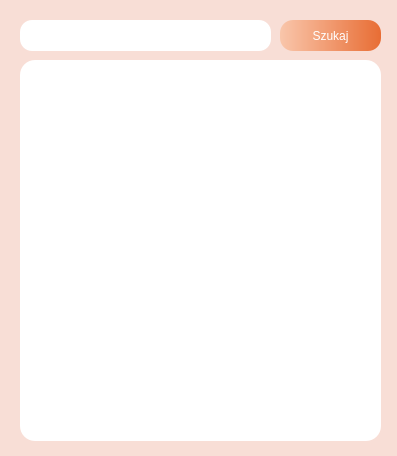
<?xml version="1.0" encoding="UTF-8"?>
<ui version="4.0">
 <class>MainWindow</class>
 <widget class="QMainWindow" name="MainWindow">
  <property name="geometry">
   <rect>
    <x>0</x>
    <y>0</y>
    <width>397</width>
    <height>456</height>
   </rect>
  </property>
  <property name="windowTitle">
   <string>Szukaj znajomych</string>
  </property>
  <property name="styleSheet">
   <string notr="true">#MainWindow{
background-color: rgb(248, 222, 214);
}
#centralwidget{
background-color: rgb(248, 222, 214);
}
#button_search{
background-color: qlineargradient(spread:pad, x1:0, y1:0, x2:1, y2:0, stop:0 rgba(249, 198, 171, 255), stop:1 rgba(232, 109, 52, 255));
border-radius: 13px;
font: bold 11pt &quot;Routed Gothic&quot;;
color: white
}
#button_search:hover {
background-color: qlineargradient(spread:pad, x1:0, y1:0, x2:1, y2:0, stop:0 rgba(224, 149, 127, 255), stop:1 rgba(228, 78, 9, 255));
}
#lineEdit_to_search{
border-radius: 12px;
font: &quot;Routed Gothic&quot;;
background-color:white
}
#listWidget_users{
border-radius: 15px;
font: &quot;Routed Gothic&quot;;
background-color:white
}
</string>
  </property>
  <widget class="QWidget" name="centralwidget">
   <widget class="QListWidget" name="listWidget_users">
    <property name="geometry">
     <rect>
      <x>20</x>
      <y>60</y>
      <width>361</width>
      <height>381</height>
     </rect>
    </property>
   </widget>
   <widget class="QPushButton" name="button_search">
    <property name="geometry">
     <rect>
      <x>280</x>
      <y>20</y>
      <width>101</width>
      <height>31</height>
     </rect>
    </property>
    <property name="text">
     <string>Szukaj</string>
    </property>
   </widget>
   <widget class="QLineEdit" name="lineEdit_to_search">
    <property name="geometry">
     <rect>
      <x>20</x>
      <y>20</y>
      <width>251</width>
      <height>31</height>
     </rect>
    </property>
    <property name="text">
     <string/>
    </property>
   </widget>
  </widget>
 </widget>
 <resources/>
 <connections/>
</ui>
